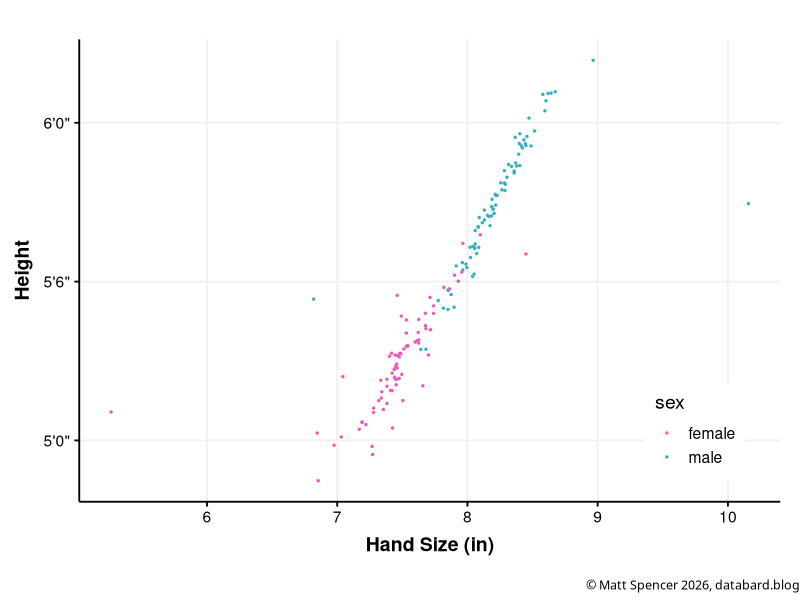
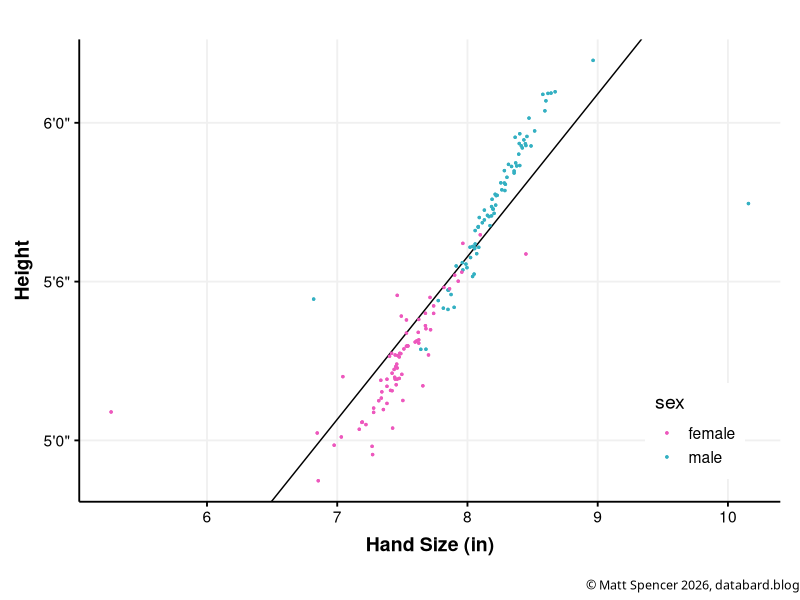
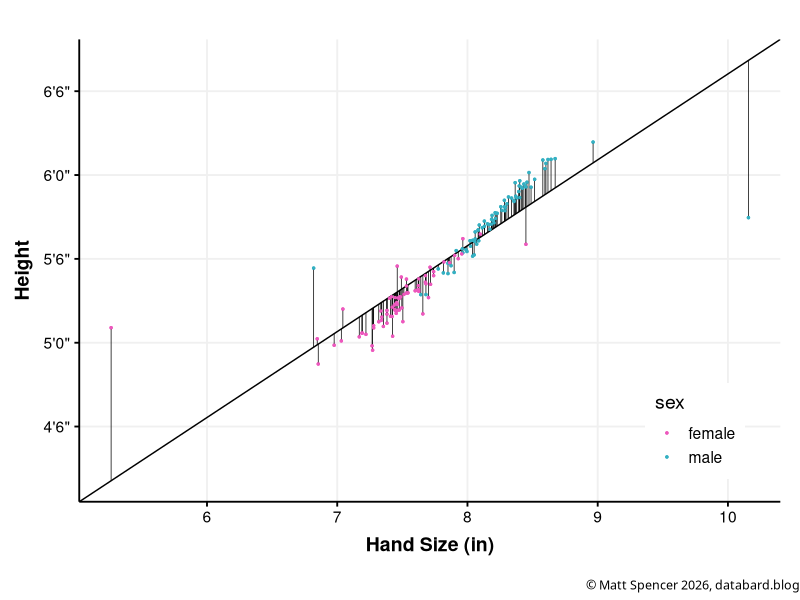
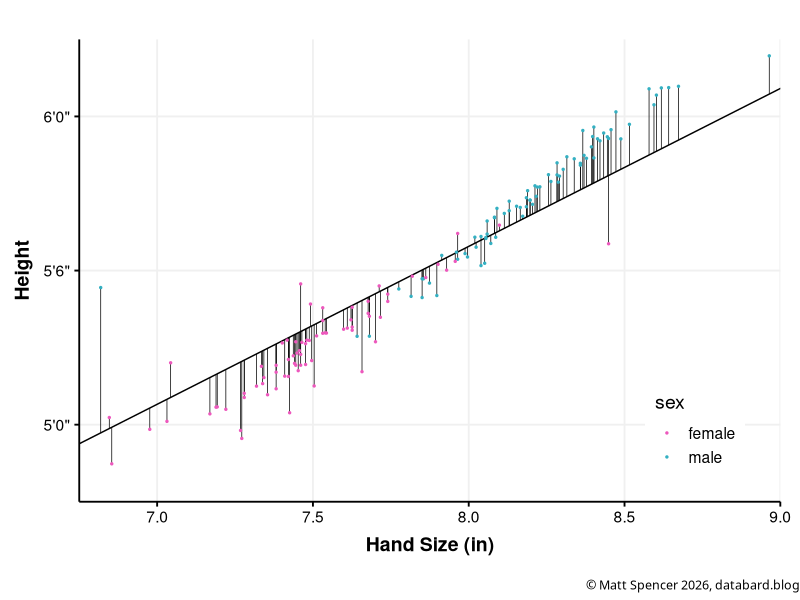
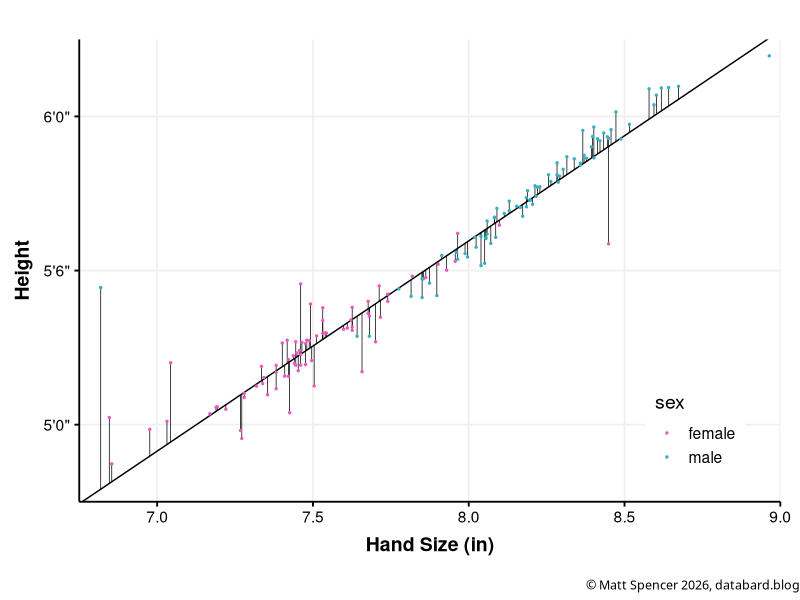
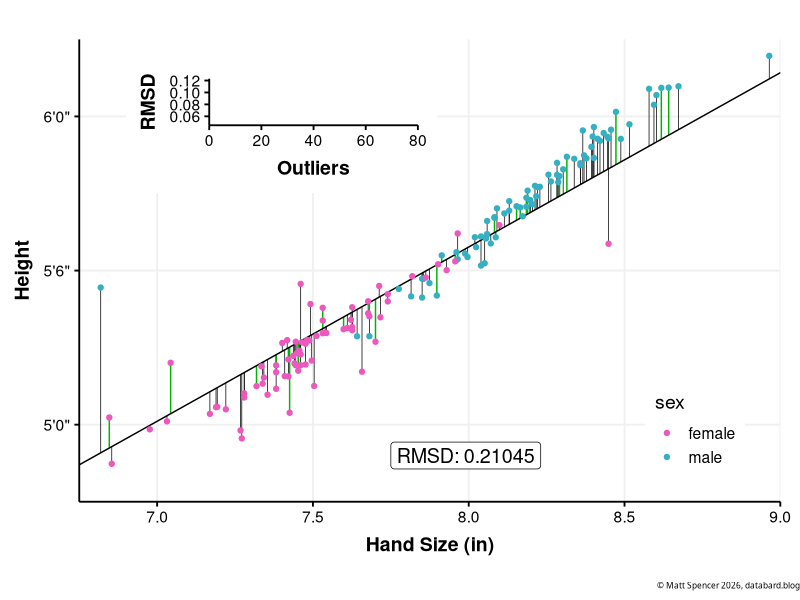
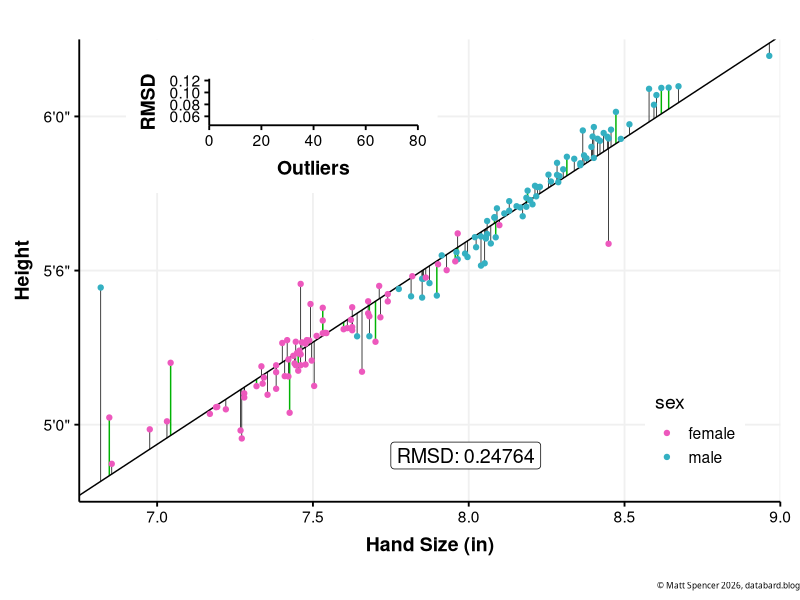
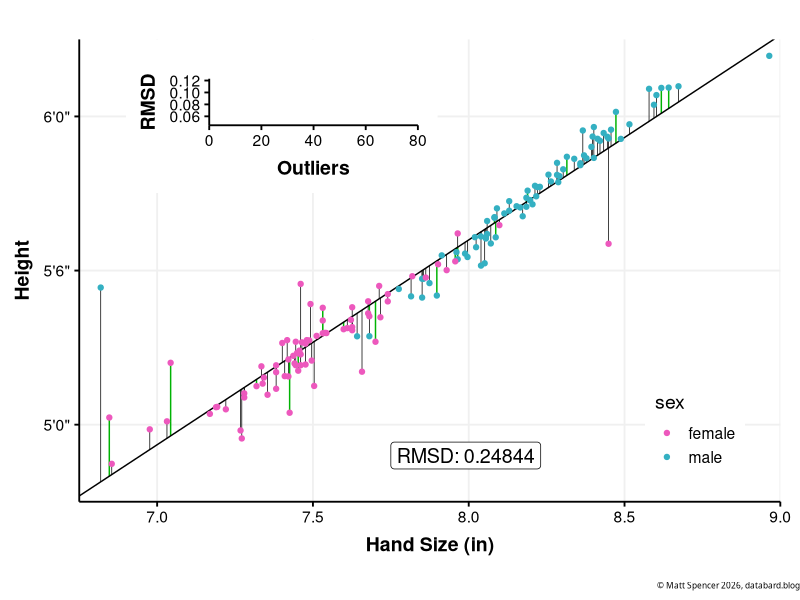

Recreate these plots in R, in order. (Note: this script raises an error after producing the figures.)

# Linear Regression and RMSD
# Matt Spencer - DataBard
# www.databard.blog
# 12/20/2017
library(dplyr)
library(tidyr)
library(caret)
library(ggplot2)
library(gridExtra)
library(grid)
library(lattice)

theme_Publication <- function(base_size=14, base_family="helvetica") {
      library(grid)
      library(ggthemes)
      (theme_foundation(base_size=base_size, base_family=base_family)
       + theme(plot.title = element_text(face = "bold",
                                         size = rel(1.2), hjust = 0.5),
               text = element_text(),
               panel.background = element_rect(colour = NA),
               plot.background = element_rect(colour = NA),
               panel.border = element_rect(colour = NA),
               axis.title = element_text(face = "bold",size = rel(1)),
               axis.title.y = element_text(angle=90,vjust =2),
               axis.title.x = element_text(vjust = -0.2),
               axis.text = element_text(), 
               axis.line = element_line(colour="black"),
               axis.ticks = element_line(),
               panel.grid.major = element_line(colour="#f0f0f0"),
               panel.grid.minor = element_blank(),
               plot.margin=unit(c(10,5,5,5),"mm"),
               strip.background=element_rect(colour="#f0f0f0",fill="#f0f0f0"),
               strip.text = element_text(face="bold")
          ))
      
}

scale_fill_Publication <- function(...){
      library(scales)
      discrete_scale("fill","Publication",manual_pal(values = c("#386cb0","#fdb462","#7fc97f","#ef3b2c","#662506","#a6cee3","#fb9a99","#984ea3","#ffff33")), ...)

}

scale_colour_Publication <- function(...){
      library(scales)
      discrete_scale("colour","Publication",manual_pal(values = c("#386cb0","#fdb462","#7fc97f","#ef3b2c","#662506","#a6cee3","#fb9a99","#984ea3","#ffff33")), ...)

}

# Function to generate the copyright for any plot
# Useage:
# g <- ggplot(...) + ...
# add.copyright(g)
# add.copyright(g, 0.5, 1/20)
add.copyright <- function(plot, fontsize=1, rel.height=1/20) {
    cp <- textGrob(paste("\uA9 Matt Spencer ", format(Sys.time(), "%Y"), ", databard.blog", sep=''),
             gp=gpar(fontfamily = "Verdana", cex=fontsize) ,
             x=unit(1, "npc"), hjust = 1) #, y=unit(0, "npc"), vjust = 0)
    
    cp.h <- round(rel.height*100)
    plot.h <- 100-cp.h
    lay <- matrix(c(rep(1,plot.h), rep(2,cp.h)))
    
    return(grid.arrange(plot, cp, layout_matrix = lay))
}


# Just a smidge of data cleaning
statdata <- read.csv('stature-hand-foot.csv')
colnames(statdata) <- c('gender', 'height', 'hand', 'foot')
data <- statdata %>%
    mutate(sex    = ifelse(gender == 1, 'male', 'female'),
           height = height / 304.8,
           hand   = hand / 25.4) %>%
    select(-gender, -foot)

g <- ggplot(data = data, aes(hand, height)) + 
    geom_point(aes(color = sex), size = 0.5) +

    scale_y_continuous(breaks = seq(4, 7, 0.5), labels = c("4'0\"", "4'6\"", "5'0\"", "5'6\"", "6'0\"", "6'6\"", "7'0\"")) +
    labs(x = 'Hand Size (in)', y = 'Height') +
    scale_color_manual(values = c("#ED58BD", "#34B0C2")) +

    theme_Publication() +
    theme(legend.justification = c(1, 0), legend.position = c(0.95, 0.05))
gc <- add.copyright(g, 0.75)
ggsave(file= "figures/1.initial.plot.jpeg", gc, width = 5, height = 5, dpi = 200)

# Calculate regression line of best fit
hmod <- train(height ~ hand, data, method = "lm")
summary(hmod) 
# Coefficients:
#            Estimate Std. Error t value Pr(>|t|)    
# (Intercept)   1.4805     0.1819   8.141 1.27e-13 ***
# hand          0.5122     0.0231  22.172  < 2e-16 ***

bestfit.int <- summary(hmod)$coefficients['(Intercept)', 'Estimate']
bestfit.slope <- summary(hmod)$coefficients['hand', 'Estimate']

g2 <- g + 
    geom_abline(slope = bestfit.slope, intercept = bestfit.int) +
    geom_point(aes(color = sex), size = 0.5) 
gc2 <- add.copyright(g2, 0.75)
ggsave(file = "figures/2.fit.jpeg", gc2, width = 5, height = 5, dpi = 200)

data$predicted <- predict(hmod, newdata = data)
coords <- data %>% 
    mutate(grp = row_number()) %>% 
    select(grp, hand, height, predicted) %>%
    rename(actual = height) %>%
    gather(h.type, height, actual, predicted) 

g3 <- g + geom_line(data=coords, aes(hand, height, group = grp), size = 0.25) +
    geom_abline(slope = bestfit.slope, intercept = bestfit.int) +
    geom_point(aes(color = sex), size = 0.5) 
gc3 <- add.copyright(g3, 0.75)
ggsave(file = "figures/3.fit.errors.jpeg", gc3, width = 5, height = 5, dpi = 200)

# Predictions for the outliers
data %>% arrange(predicted) %>% head(1)
data %>% arrange(-predicted) %>% head(1)

g4 <- ggplot(data = data, aes(hand, height)) +
    geom_line(data = coords, aes(hand, height, group = grp), size = 0.25) +
    geom_abline(slope = bestfit.slope, intercept = bestfit.int) +
    geom_point(aes(color = sex), size = 0.5) +

    # Reduced figure limits
    scale_x_continuous(limits = c(6.75, 9), expand = c(0, 0)) +
    scale_y_continuous(limits = c(4.75, 6.25), expand = c(0, 0), 
                       breaks=seq(4, 7, 0.5), labels=c("4'0\"", "4'6\"", "5'0\"", "5'6\"", "6'0\"", "6'6\"", "7'0\"")) +
    labs(x = 'Hand Size (in)', y = 'Height') +
    scale_color_manual(values = c("#ED58BD", "#34B0C2")) +

    theme_Publication() +
    theme(legend.justification = c(1, 0), legend.position = c(0.95, 0.05))
gc4 <- add.copyright(g4, 0.75)
ggsave(file = "figures/4.fit.errors.zoom.jpeg", gc4, width = 5, height = 5, dpi = 200)

# Calculate the average error over the core population
data %>% filter(hand > 6, hand < 9) %>%
    mutate(diff = abs(height - predicted)) %>%
    summarize(avg = mean(diff))
# 0.098 feet ~ 1.2 inches

# Generate training and testing dataset for the ".no" (no outlier) attempt
# Train another model.
data.no <- data[data$hand > 6.3 & data$hand < 9.4,]
outliers <- data[data$hand <= 6.3 | data$hand >= 9.4,]

set.seed(123)
train_idx <- sample(seq_len(nrow(data.no)), nrow(data.no) * .8)
train <- data.no[train_idx,]
test <- rbind(data.no[-train_idx,], outliers)
paste("Train size:", nrow(train), "Test size:", nrow(test))
hmod.no <- train(height ~ hand , train, method = "lm")
summary(hmod.no) 
# Coefficients:
#             Estimate Std. Error t value Pr(>|t|)    
# (Intercept)  0.42384    0.14167   2.992  0.00337 ** 
# hand         0.64692    0.01808  35.788  < 2e-16 ***

bestfit.int <- summary(hmod.no)$coefficients['(Intercept)', 'Estimate']
bestfit.slope <- summary(hmod.no)$coefficients['hand', 'Estimate']

data$predicted <- predict(hmod.no, newdata = data)

# Calculate the average error over the core population
data %>% filter(hand > 6, hand < 9) %>%
    mutate(diff = abs(height - predicted)) %>%
    summarize(avg = mean(diff))
# 0.05 feet ~ 0.6 inches

coords <- data %>% 
    mutate(grp = row_number()) %>% 
    select(grp, hand, height, predicted) %>%
    rename(actual = height) %>%
    gather(h.type, height, actual, predicted) 

g5 <- ggplot(data = data, aes(hand, height)) +
    geom_line(data = coords, aes(hand, height, group = grp), size = 0.25) +
    geom_abline(slope = bestfit.slope, intercept = bestfit.int) +
    geom_point(aes(color = sex), size = 0.5) +

    # Reduced figure limits
    scale_x_continuous(limits = c(6.75, 9), expand = c(0, 0)) +
    scale_y_continuous(limits = c(4.75, 6.25), expand = c(0, 0), 
                       breaks = seq(4, 7, 0.5), labels = c("4'0\"", "4'6\"", "5'0\"", "5'6\"", "6'0\"", "6'6\"", "7'0\"")) +
    labs(x = 'Hand Size (in)', y = 'Height') +
    scale_color_manual(values = c("#ED58BD", "#34B0C2")) +

    theme_Publication() +
    theme(legend.justification = c(1, 0), legend.position = c(0.95, 0.05))
gc5 <- add.copyright(g5, 0.75)
ggsave(file = "figures/5.nofit.errors.zoom.jpeg", gc5, width = 5, height = 5, dpi = 200)

plot.errors <- function(alldata, data.no, test, model, rmsd, t, filename) {
    rmsd <- round(rmsd, 5)
    bestfit.int <- summary(model)$coefficients['(Intercept)', 'Estimate']
    bestfit.slope <- summary(model)$coefficients['hand', 'Estimate']
    
    data.no$predicted <- predict(model, newdata = data.no)
    test$predicted <- predict(model, newdata = test)
    
    coords <- data.no %>% 
        mutate(grp = row_number()) %>% 
        select(grp, hand, height, predicted) %>%
        rename(actual = height) %>%
        gather(h.type, height, actual, predicted) 
    
    test.coords <- test %>% 
        mutate(grp = row_number()) %>% 
        select(grp, hand, height, predicted) %>%
        rename(actual = height) %>%
        gather(h.type, height, actual, predicted) 
    
    g <- ggplot(data = alldata, aes(hand, height)) + 
        geom_line(data = coords, aes(hand, height, group = grp), size = 0.25) +
        geom_line(data = test.coords, aes(hand, height, group = grp), color="#00b303", size = 0.5) +
        geom_abline(slope = bestfit.slope, intercept = bestfit.int) +
        geom_point(aes(color = sex)) +
        geom_label(data = data.frame(), aes(x = 7.75, y = 4.9, label = paste("RMSD:", rmsd)), size = 5, hjust = 0) +
        scale_x_continuous(limits = c(6.75, 9), expand = c(0, 0)) +
        scale_y_continuous(limits = c(4.75, 6.25), expand = c(0, 0), breaks = seq(4, 7, 0.5), 
                           labels = c("4'0\"", "4'6\"", "5'0\"", "5'6\"", "6'0\"", "6'6\"", "7'0\"")) +
        labs(x = 'Hand Size (in)', y = 'Height') +
        scale_color_manual(values=c("#ED58BD","#34B0C2")) +
        annotation_custom(grob = ggplotGrob(t), xmin = 6.9, xmax = 7.9, ymin = 5.75, ymax = 6.25) +
        theme_Publication() +
        theme(
            legend.justification = c(1, 0), legend.position = c(0.95, 0.05)
        )
    
    gc <- add.copyright(g, 0.5)
    ggsave(file = filename, gc, dpi = 100)
    return(g)
}

plot.timeline <- function(series) {
    t <- ggplot(data = series, aes(x = outliers, y = RMSD)) +
        geom_line(color = 'red', size = 0.75) +
        scale_x_continuous(limits = c(0, 80), expand = c(0, 0), breaks = c(0, 20, 40, 60, 80)) +
        scale_y_continuous(limits = c(0.045, 0.123), expand = c(0, 0)) +
        labs(x = 'Outliers', y = 'RMSD') +
        theme_Publication() +
        theme(
            panel.grid.major = element_blank()
            )
    return(t)
}

RMSD <- function(actual, pred, M=mean) {
    data.frame('actual' = actual, 'pred' = pred) %>%
        mutate(se = (actual - pred) ^ 2) %>%
        summarize(RMSD = sqrt(M(se)))
}

model.core <- function(alldata, train, test, n.outliers, timeline) {
    meanhand <- mean(train$hand)
    train.dist <- abs(meanhand - train$hand)
    train.no <- train[order(-train.dist),][(n.outliers+1):nrow(train),]
    cat(paste("Train:", min(train.no$hand), "->", max(train.no$hand), "\n"))

    hmod.no <- train(height ~ hand, train.no, method = "lm")
    rmsd <- RMSD(test$height, predict(hmod.no, newdata = test))
    timeline <- rbind(timeline, data.frame(outliers = n.outliers, rmsd = rmsd))
    
    t <- plot.timeline(timeline)
    plot.errors(alldata, train.no, test, hmod.no, rmsd, t, paste("BestFit", n.outliers, ".png", sep = ''))
    
    return(timeline)
}

set.seed(12345)
train_idx <- sample(seq_len(nrow(data)), nrow(data) * 0.8)
train <- data[train_idx,]
test <- data[-train_idx,]
cat(paste("Test:", min(test$hand), "->", max(test$hand), "\n"))

paste("Train size:", nrow(train), "Test size:", nrow(test))

timeline <- data.frame(outliers = numeric(), rmsd = numeric())
for (i in 0:80) {
    timeline <- model.core(data, train, test, i, timeline)
}


